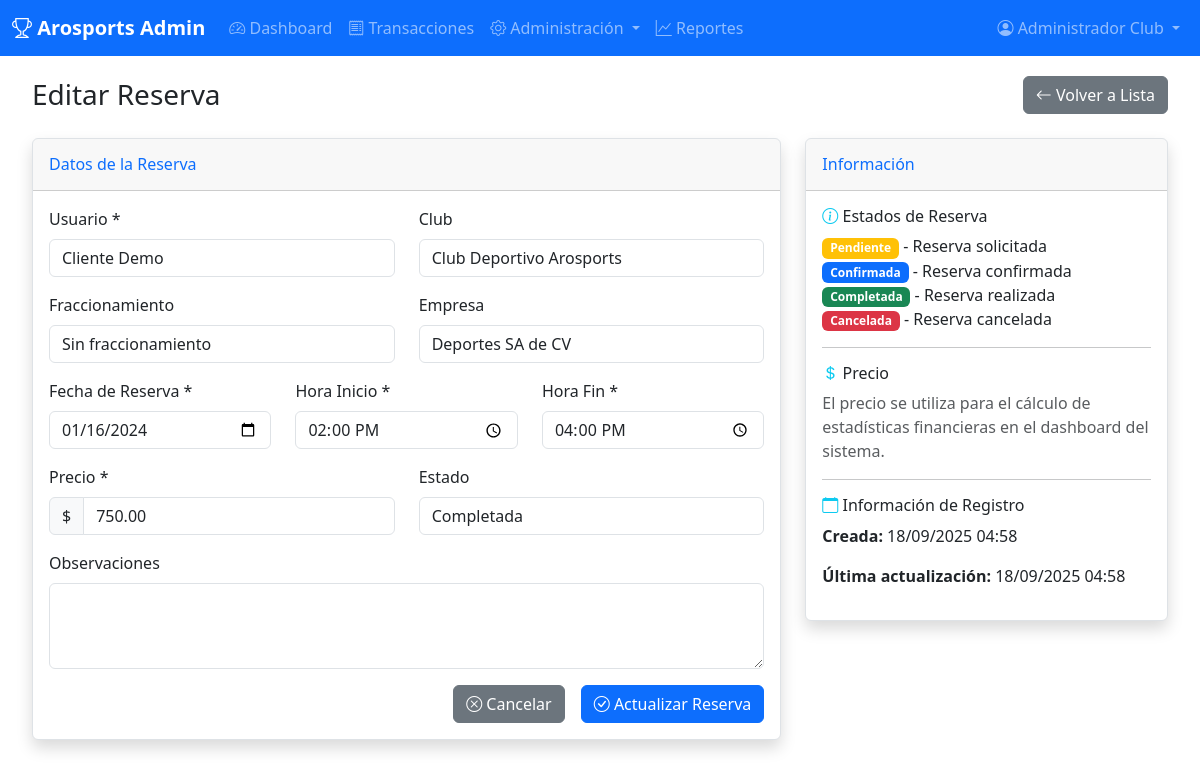
/admin/reservas?action=edit&id=2 (signed in), run on the app's committed database.
### tables this page shows
CREATE TABLE `reservas` (
  `id` int(11) NOT NULL AUTO_INCREMENT,
  `usuario_id` int(11) NOT NULL,
  `club_id` int(11) DEFAULT NULL,
  `fraccionamiento_id` int(11) DEFAULT NULL,
  `empresa_id` int(11) DEFAULT NULL,
  `fecha_reserva` date NOT NULL,
  `hora_inicio` time NOT NULL,
  `hora_fin` time NOT NULL,
  `precio` decimal(10,2) NOT NULL DEFAULT 0.00,
  `estado` enum('pendiente','confirmada','cancelada','completada') DEFAULT 'pendiente',
  `observaciones` text DEFAULT NULL,
  `fecha_registro` timestamp DEFAULT CURRENT_TIMESTAMP,
  `fecha_actualizacion` timestamp DEFAULT CURRENT_TIMESTAMP ON UPDATE CURRENT_TIMESTAMP,
  PRIMARY KEY (`id`),
  FOREIGN KEY (`usuario_id`) REFERENCES `usuarios`(`id`) ON DELETE CASCADE,
  FOREIGN KEY (`club_id`) REFERENCES `clubes`(`id`) ON DELETE SET NULL,
  FOREIGN KEY (`fraccionamiento_id`) REFERENCES `fraccionamientos`(`id`) ON DELETE SET NULL,
  FOREIGN KEY (`empresa_id`) REFERENCES `empresas`(`id`) ON DELETE SET NULL
);

CREATE TABLE `usuarios` (
  `id` int(11) NOT NULL AUTO_INCREMENT,
  `nombre` varchar(100) NOT NULL,
  `email` varchar(100) UNIQUE NOT NULL,
  `password` varchar(255) NOT NULL,
  `tipo_usuario` enum('superadmin','admin','cliente') DEFAULT 'cliente',
  `telefono` varchar(20) DEFAULT NULL,
  `direccion` text DEFAULT NULL,
  `activo` tinyint(1) DEFAULT 1,
  `fecha_registro` timestamp DEFAULT CURRENT_TIMESTAMP,
  `fecha_actualizacion` timestamp DEFAULT CURRENT_TIMESTAMP ON UPDATE CURRENT_TIMESTAMP,
  PRIMARY KEY (`id`)
);

CREATE TABLE `clubes` (
  `id` int(11) NOT NULL AUTO_INCREMENT,
  `nombre` varchar(100) NOT NULL,
  `descripcion` text DEFAULT NULL,
  `direccion` text DEFAULT NULL,
  `telefono` varchar(20) DEFAULT NULL,
  `email` varchar(100) DEFAULT NULL,
  `activo` tinyint(1) DEFAULT 1,
  `fecha_registro` timestamp DEFAULT CURRENT_TIMESTAMP,
  `fecha_actualizacion` timestamp DEFAULT CURRENT_TIMESTAMP ON UPDATE CURRENT_TIMESTAMP,
  PRIMARY KEY (`id`)
);

CREATE TABLE `empresas` (
  `id` int(11) NOT NULL AUTO_INCREMENT,
  `nombre` varchar(100) NOT NULL,
  `rfc` varchar(20) DEFAULT NULL,
  `razon_social` varchar(150) DEFAULT NULL,
  `direccion` text DEFAULT NULL,
  `telefono` varchar(20) DEFAULT NULL,
  `email` varchar(100) DEFAULT NULL,
  `activo` tinyint(1) DEFAULT 1,
  `fecha_registro` timestamp DEFAULT CURRENT_TIMESTAMP,
  `fecha_actualizacion` timestamp DEFAULT CURRENT_TIMESTAMP ON UPDATE CURRENT_TIMESTAMP,
  PRIMARY KEY (`id`)
);

### controllers/BaseController.php (called while the page is built, shortened)
<?php
class BaseController {
    public function __construct() {
        $database = new Database();
        $this->db = $database->getConnection();
    }
    protected function render($view, $data = []) {
        extract($data);
        include "views/{$view}.php";
        include 'views/layouts/main.php';
    }
}
?>

### config/database.php (called while the page is built, shortened)
<?php
class Database {
    private $host = DB_HOST;
    private $db_name = DB_NAME;
    private $username = DB_USER;
    private $password = DB_PASS;
    private $charset = DB_CHARSET;
    public function getConnection() {
        $this->conn = null;
        try {
            $dsn = "mysql:host=" . $this->host . ";dbname=" . $this->db_name . ";charset=" . $this->charset;
            $this->conn = new PDO($dsn, $this->username, $this->password);
            $this->conn->setAttribute(PDO::ATTR_ERRMODE, PDO::ERRMODE_EXCEPTION);
        } catch(PDOException $exception) {
            echo "Error de conexión: " . $exception->getMessage();
        }
        return $this->conn;
    }
}
?>

### views/admin/reservas/form.php (the view, shortened to what this page needs)
<div class="container-fluid">
    <div class="d-sm-flex align-items-center justify-content-between mb-4">
        <h1 class="h3 mb-0 text-gray-800">
            <?= $action === 'create' ? 'Crear Reserva' : 'Editar Reserva' ?>
        </h1>
        <a href="<?= BASE_URL ?>/admin/reservas" class="btn btn-secondary">
            <i class="bi bi-arrow-left"></i> Volver a Lista
        </a>
    </div>
    <div class="row">
        <div class="col-lg-8">
            <div class="card shadow mb-4">
                <div class="card-header py-3">
                    <h6 class="m-0 font-weight-bold text-primary">
                        Datos de la Reserva
                    </h6>
                </div>
                <div class="card-body">
                    <form method="POST">
                        <div class="row">
                            <div class="col-md-6">
                                <div class="mb-3">
                                    <label for="usuario_id" class="form-label">Usuario *</label>
                                    <select class="form-control" id="usuario_id" name="usuario_id" required>
                                        <?php foreach ($usuarios as $usuario): ?>
                                        <option value="<?= $usuario['id'] ?>" <?= ($reserva['usuario_id'] ?? $_POST['usuario_id'] ?? '') == $usuario['id'] ? 'selected' : '' ?>>
                                            <?= htmlspecialchars($usuario['nombre']) ?>
                                        </option>
                                        <?php endforeach; ?>
                                    </select>
                                </div>
                            </div>
                            <div class="col-md-6">
                                <div class="mb-3">
                                    <label for="club_id" class="form-label">Club</label>
                                    <select class="form-control" id="club_id" name="club_id">
                                        <?php foreach ($clubes as $club): ?>
                                        <option value="<?= $club['id'] ?>" <?= ($reserva['club_id'] ?? $_POST['club_id'] ?? '') == $club['id'] ? 'selected' : '' ?>>
                                            <?= htmlspecialchars($club['nombre']) ?>
                                        </option>
                                        <?php endforeach; ?>
                                    </select>
                                </div>
                            </div>
                        </div>
                        <div class="row">
                            <div class="col-md-6">
                                <div class="mb-3">
                                    <label for="fraccionamiento_id" class="form-label">Fraccionamiento</label>
                                    <select class="form-control" id="fraccionamiento_id" name="fraccionamiento_id">
                                        <option value="">Sin fraccionamiento</option>
                                    </select>
                                </div>
                            </div>
                            <div class="col-md-6">
                                <div class="mb-3">
                                    <label for="empresa_id" class="form-label">Empresa</label>
                                    <select class="form-control" id="empresa_id" name="empresa_id">
                                        <?php foreach ($empresas as $empresa): ?>
                                        <option value="<?= $empresa['id'] ?>" <?= ($reserva['empresa_id'] ?? $_POST['empresa_id'] ?? '') == $empresa['id'] ? 'selected' : '' ?>>
                                            <?= htmlspecialchars($empresa['nombre']) ?>
                                        </option>
                                        <?php endforeach; ?>
                                    </select>
                                </div>
                            </div>
                        </div>
                        <div class="row">
                            <div class="col-md-4">
                                <div class="mb-3">
                                    <label for="fecha_reserva" class="form-label">Fecha de Reserva *</label>
                                    <input type="date"
                                           class="form-control"
                                           id="fecha_reserva"
                                           name="fecha_reserva"
                                           required
                                           value="<?= htmlspecialchars($reserva['fecha_reserva'] ?? $_POST['fecha_reserva'] ?? '') ?>">
                                </div>
                            </div>
                            <div class="col-md-4">
                                <div class="mb-3">
                                    <label for="hora_inicio" class="form-label">Hora Inicio *</label>
                                    <input type="time"
                                           class="form-control"
                                           id="hora_inicio"
                                           name="hora_inicio"
                                           required
                                           value="<?= htmlspecialchars($reserva['hora_inicio'] ?? $_POST['hora_inicio'] ?? '') ?>">
                                </div>
                            </div>
                            <div class="col-md-4">
                                <div class="mb-3">
                                    <label for="hora_fin" class="form-label">Hora Fin *</label>
                                    <input type="time"
                                           class="form-control"
                                           id="hora_fin"
                                           name="hora_fin"
                                           required
                                           value="<?= htmlspecialchars($reserva['hora_fin'] ?? $_POST['hora_fin'] ?? '') ?>">
                                </div>
                            </div>
                        </div>
                        <div class="row">
                            <div class="col-md-6">
                                <div class="mb-3">
                                    <label for="precio" class="form-label">Precio *</label>
                                    <div class="input-group">
                                        <span class="input-group-text">$</span>
                                        <input type="number"
                                               class="form-control"
                                               id="precio"
                                               name="precio"
                                               step="0.01"
                                               min="0"
                                               required
                                               value="<?= htmlspecialchars($reserva['precio'] ?? $_POST['precio'] ?? '0') ?>">
                                    </div>
                                </div>
                            </div>
                            <div class="col-md-6">
                                <div class="mb-3">
                                    <label for="estado" class="form-label">Estado</label>
                                    <select class="form-control" id="estado" name="estado" required>
                                        <option value="completada" <?= ($reserva['estado'] ?? $_POST['estado'] ?? '') === 'completada' ? 'selected' : '' ?>>
                                            Completada
                                        </option>
                                    </select>
                                </div>
                            </div>
                        </div>
                        <div class="mb-3">
                            <label for="observaciones" class="form-label">Observaciones</label>
                            <textarea class="form-control"
                                      id="observaciones"
                                      name="observaciones"
                                      rows="3"><?= htmlspecialchars($reserva['observaciones'] ?? $_POST['observaciones'] ?? '') ?></textarea>
                        </div>
                        <div class="d-grid gap-2 d-md-flex justify-content-md-end">
                            <a href="<?= BASE_URL ?>/admin/reservas" class="btn btn-secondary me-md-2">
                                <i class="bi bi-x-circle"></i> Cancelar
                            </a>
                            <button type="submit" class="btn btn-primary">
                                <i class="bi bi-check-circle"></i>
                                <?= $action === 'create' ? 'Crear Reserva' : 'Actualizar Reserva' ?>
                            </button>
                        </div>
                    </form>
                </div>
            </div>
        </div>
        <div class="col-lg-4">
            <div class="card shadow mb-4">
                <div class="card-header py-3">
                    <h6 class="m-0 font-weight-bold text-primary">Información</h6>
                </div>
                <div class="card-body">
                    <h6><i class="bi bi-info-circle text-info"></i> Estados de Reserva</h6>
                    <ul class="list-unstyled">
                        <li><span class="badge bg-warning">Pendiente</span> - Reserva solicitada</li>
                        <li><span class="badge bg-primary">Confirmada</span> - Reserva confirmada</li>
                        <li><span class="badge bg-success">Completada</span> - Reserva realizada</li>
                        <li><span class="badge bg-danger">Cancelada</span> - Reserva cancelada</li>
                    </ul>
                    <hr>
                    <h6><i class="bi bi-currency-dollar text-info"></i> Precio</h6>
                    <p class="text-muted">
                        El precio se utiliza para el cálculo de estadísticas financieras
                        en el dashboard del sistema.
                    </p>
                    <?php if ($action === 'edit' && isset($reserva)): ?>
                    <hr>
                    <h6><i class="bi bi-calendar text-info"></i> Información de Registro</h6>
                    <p><strong>Creada:</strong> <?= date('d/m/Y H:i', strtotime($reserva['fecha_registro'])) ?></p>
                    <p><strong>Última actualización:</strong> <?= date('d/m/Y H:i', strtotime($reserva['fecha_actualizacion'])) ?></p>
                    <?php endif; ?>
                </div>
            </div>
        </div>
    </div>
</div>

### views/layouts/main.php (style rules this page uses)
.card { box-shadow: 0 0.125rem 0.25rem rgba(0, 0, 0, 0.075); border: 1px solid #dee2e6; }

### data on the page
reservas: usuario_id "Cliente Demo", club_id "Club Deportivo Arosports", empresa_id "Deportes SA de CV", fecha_reserva "01/16/2024", hora_inicio "14:00:00", hora_fin "16:00:00", precio "750.00", estado "Completada", fecha_registro "18/09/2025 04:58", fecha_actualizacion "18/09/2025 04:58"

### other printed values
APP_NAME "Arosports Admin"
$_SESSION['user_name'] "Administrador Club"
